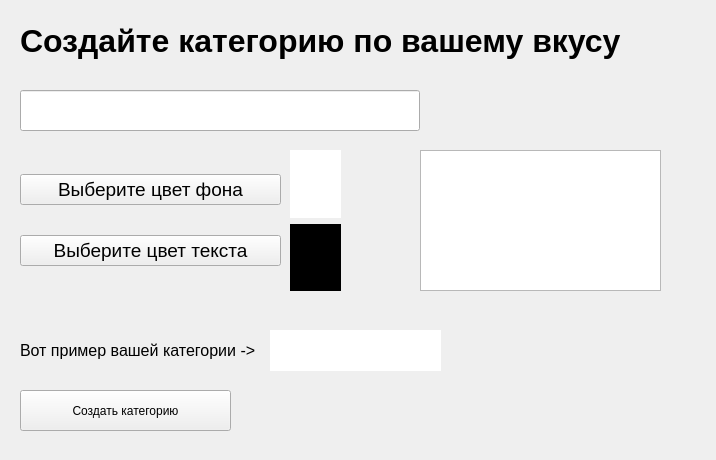
<?xml version="1.0" encoding="UTF-8"?>
<ui version="4.0">
 <class>Form</class>
 <widget class="QWidget" name="Form">
  <property name="geometry">
   <rect>
    <x>0</x>
    <y>0</y>
    <width>716</width>
    <height>460</height>
   </rect>
  </property>
  <property name="windowTitle">
   <string>Form</string>
  </property>
  <widget class="QLabel" name="label">
   <property name="geometry">
    <rect>
     <x>20</x>
     <y>10</y>
     <width>621</width>
     <height>61</height>
    </rect>
   </property>
   <property name="font">
    <font>
     <pointsize>24</pointsize>
     <bold>true</bold>
    </font>
   </property>
   <property name="text">
    <string>Создайте категорию по вашему вкусу</string>
   </property>
  </widget>
  <widget class="QLineEdit" name="line_edit">
   <property name="geometry">
    <rect>
     <x>20</x>
     <y>90</y>
     <width>400</width>
     <height>41</height>
    </rect>
   </property>
   <property name="font">
    <font>
     <pointsize>18</pointsize>
    </font>
   </property>
   <property name="styleSheet">
    <string notr="true"/>
   </property>
   <property name="text">
    <string/>
   </property>
  </widget>
  <widget class="QWidget" name="verticalLayoutWidget">
   <property name="geometry">
    <rect>
     <x>20</x>
     <y>150</y>
     <width>261</width>
     <height>141</height>
    </rect>
   </property>
   <layout class="QVBoxLayout" name="verticalLayout">
    <item>
     <widget class="QPushButton" name="backcolor_btn">
      <property name="font">
       <font>
        <pointsize>14</pointsize>
       </font>
      </property>
      <property name="text">
       <string>Выберите цвет фона</string>
      </property>
     </widget>
    </item>
    <item>
     <widget class="QPushButton" name="textcolor_btn">
      <property name="font">
       <font>
        <pointsize>14</pointsize>
       </font>
      </property>
      <property name="text">
       <string>Выберите цвет текста</string>
      </property>
     </widget>
    </item>
   </layout>
  </widget>
  <widget class="QWidget" name="verticalLayoutWidget_2">
   <property name="geometry">
    <rect>
     <x>290</x>
     <y>150</y>
     <width>51</width>
     <height>141</height>
    </rect>
   </property>
   <layout class="QVBoxLayout" name="verticalLayout_2">
    <item>
     <widget class="QLabel" name="backcolor_label">
      <property name="styleSheet">
       <string notr="true">background-color: rgb(255, 255, 255);</string>
      </property>
      <property name="text">
       <string/>
      </property>
     </widget>
    </item>
    <item>
     <widget class="QLabel" name="textcolor_label">
      <property name="styleSheet">
       <string notr="true">background-color: rgb(0, 0, 0);</string>
      </property>
      <property name="text">
       <string/>
      </property>
     </widget>
    </item>
   </layout>
  </widget>
  <widget class="QTextEdit" name="description_text">
   <property name="geometry">
    <rect>
     <x>420</x>
     <y>150</y>
     <width>241</width>
     <height>141</height>
    </rect>
   </property>
  </widget>
  <widget class="QLabel" name="example_label">
   <property name="geometry">
    <rect>
     <x>20</x>
     <y>330</y>
     <width>251</width>
     <height>41</height>
    </rect>
   </property>
   <property name="font">
    <font>
     <pointsize>12</pointsize>
    </font>
   </property>
   <property name="text">
    <string>Вот пример вашей категории -&gt;</string>
   </property>
  </widget>
  <widget class="QLabel" name="result_label">
   <property name="geometry">
    <rect>
     <x>270</x>
     <y>330</y>
     <width>171</width>
     <height>41</height>
    </rect>
   </property>
   <property name="styleSheet">
    <string notr="true">background-color: rgb(255, 255, 255);</string>
   </property>
   <property name="text">
    <string/>
   </property>
  </widget>
  <widget class="QPushButton" name="ok_btn">
   <property name="geometry">
    <rect>
     <x>20</x>
     <y>390</y>
     <width>211</width>
     <height>41</height>
    </rect>
   </property>
   <property name="text">
    <string>Создать категорию</string>
   </property>
  </widget>
 </widget>
 <resources/>
 <connections/>
</ui>
